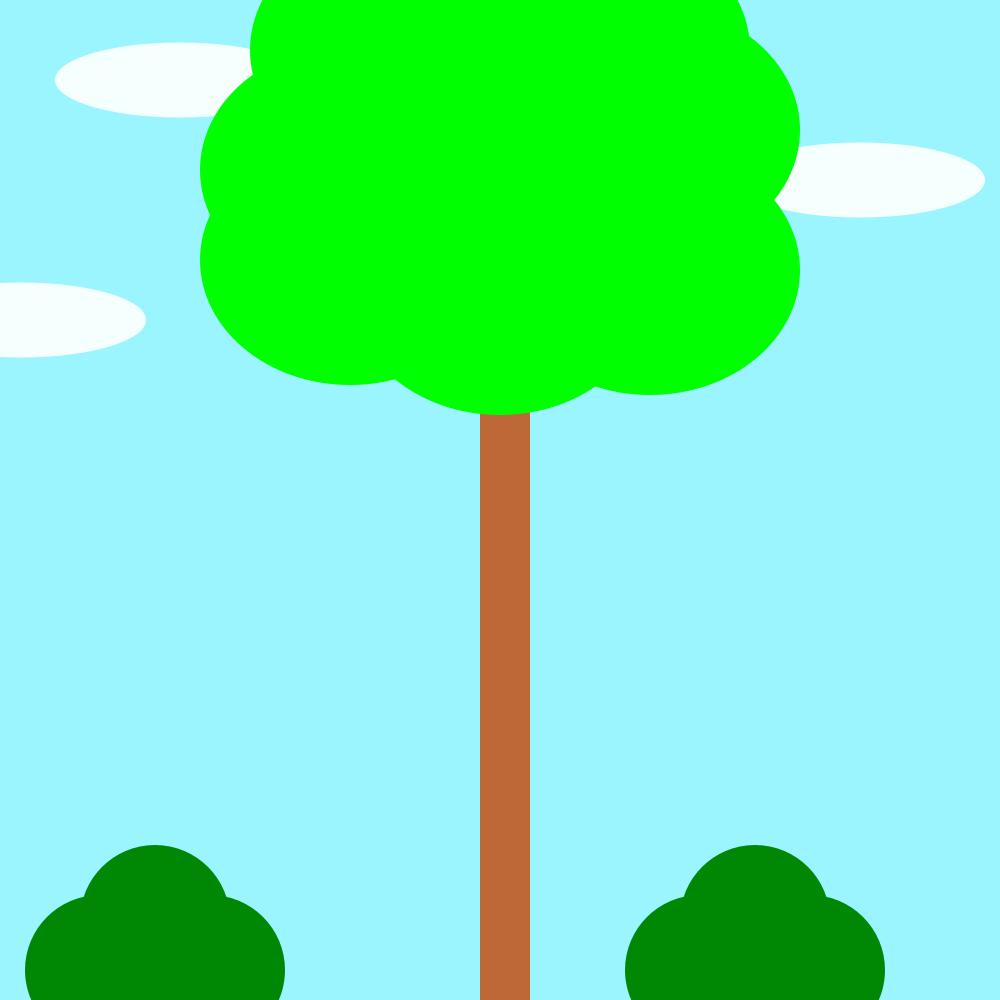
Frame 1 (no input)
Frame 60 (the mouse pressed at the canvas centre just before this capture): identical to frame 1, image omitted
Frame 120 (the mouse held since frame 60 and released just before this capture): identical to frame 1, image omitted

The Processing sketch that drew this single still picture (run headless with seeded random() and noise(); from frame 60 on, the mouse is pressed at the canvas centre):

// Processing sketch: Opdracht_9_10
// ── Opdracht_9_10.pde
void setup(){
size(1000,1000);
}

void draw(){
noStroke();
background(155,245,255);
  stam (480,100,50,900);
  cloud (180,80,250,75);
  cloud (860,180,250,75);
  cloud (21,320,250,75);
  bladeren (400,50,300,250);
  bladeren (600,50,300,250);
  bladeren (650,130,300,250);
  bladeren (500,180,300,250);
  bladeren (350,170,300,250);
  bladeren (350,260,300,250);
  bladeren (650,270,300,250);
  bladeren (500,290,300,250);
  bos (100,970,150,150);
  bos (210,970,150,150);
  bos (155,920,150,150);
  bos (700,970,150,150);
  bos (810,970,150,150);
  bos (755,920,150,150);
}

void stam (int a, int b, int c, int d){
// stam
  fill(190,104,55);
  rect(a,b,c,d);
}
void cloud (int a, int b, int c, int d){
// wolken
  fill(244,255,254);
  ellipse(a,b,c,d);
}
void bladeren (int a, int b, int c, int d){
// bladeren
  fill(0,255,0);
  ellipse(a,b,c,d);
}
void bos (int a, int b, int c, int d){
// bos
  fill(0,136,5);
  ellipse(a,b,c,d);
}
